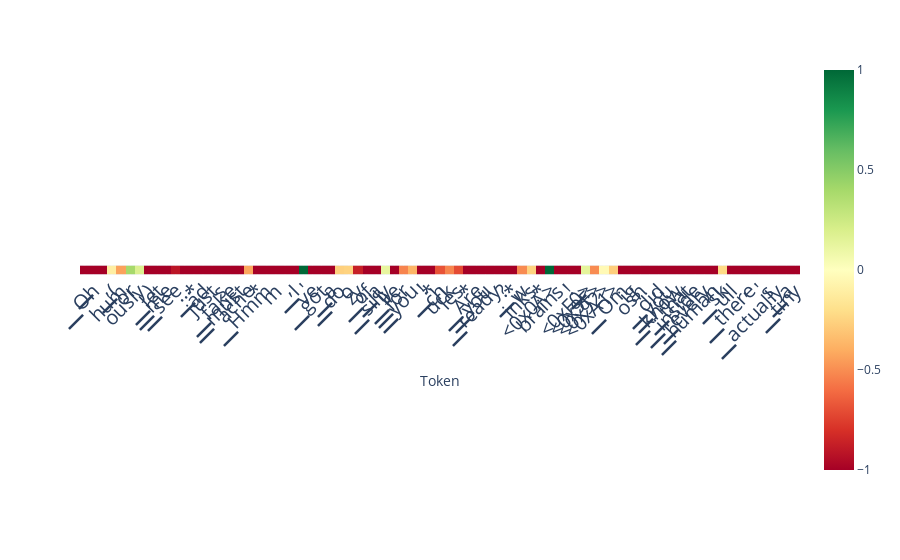

Write notebook code for a chart like this one.
### Code cell
scores_per_token = ld.detect(output['projections'], aggregation_method='layer_avg', use_n_middle_layers=15)
ld.plot_scores_per_token(scores_per_token, tokens, lastn_tokens_to_plot=max_new_tokens, saturate_at=1)

### Figure 1 — Plotly figure (JSON) as saved in the notebook; plotly's stock layout.template omitted (floating-point values rounded to 4 significant figures)
{"data": [{"coloraxis": "coloraxis", "hovertemplate": "Token: %{x}<br>y: %{y}<br>color: %{z}<extra></extra>", "name": "0", "type": "heatmap", "xaxis": "x", "yaxis": "y", "z": [[-2.125, -1.872, -2.41, -0.1074, -0.4365, 0.3962, 0.1824, -1.728, -1.429, -2.471, -0.9106, -3.414, -2.137, -1.221, -1.111, -1.284, -2.033, -1.311, -0.4224, -3.205, -1.719, -1.506, -4.113, -3.398, 1.692, -3.891, -1.804, -2.227, -0.2637, -0.2524, -0.8677, -1.252, -1.229, 0.1224, -1.267, -0.5283, -0.3728, -3.525, -1.361, -0.6855, -0.5264, -0.7124, -3.227, -3.287, -2.031, -1.379, -2.047, -1.17, -0.5068, -0.2515, -2.926, 2.182, -4.867, -4.793, -1.312, 0.1384, -0.5068, -0.03848, -0.2727, -1.997, -1.176, -2.395, -3.998, -2.244, -1.947, -4.023, -6.773, -3.129, -2.371, -1.863, -0.2217, -2.105, -4.754, -4.609, -4.215, -4.754, -5.105, -5.906, -4.465]]}], "layout": {"autosize": true, "coloraxis": {"cmax": 1, "cmin": -1, "colorscale": [[0, "rgb(165,0,38)"], [0.1, "rgb(215,48,39)"], [0.2, "rgb(244,109,67)"], [0.3, "rgb(253,174,97)"], [0.4, "rgb(254,224,139)"], [0.5, "rgb(255,255,191)"], [0.6, "rgb(217,239,139)"], [0.7, "rgb(166,217,106)"], [0.8, "rgb(102,189,99)"], [0.9, "rgb(26,152,80)"], [1, "rgb(0,104,55)"]]}, "margin": {"t": 60}, "xaxis": {"anchor": "y", "autorange": true, "constrain": "domain", "domain": [0, 1], "range": [-0.5, 78.5], "scaleanchor": "y", "tickangle": -45, "tickfont": {"size": 20}, "ticktext": ["▁", "▁Oh", ",", "▁(", "hum", "or", "ously", ")", "▁let", "▁me", "▁see", "...", "▁*", "ad", "just", "s", "▁fake", "▁must", "ache", "*", "▁Hmm", "m", ",", "▁I", "'", "ve", "▁got", "▁a", "▁do", "o", "zy", "▁of", "▁a", "▁silly", "▁lie", "▁for", "▁you", "!", "▁*", "ch", "uck", "les", "*", "▁Are", "▁you", "▁ready", "?", "▁*", "w", "inks", "*", "<0x0A>", "brains", "!", "▁", "<0xF0>", "<0x9F>", "<0x92>", "<0xA1>", "▁Om", "ig", "osh", ",", "▁did", "▁you", "▁know", "▁that", "▁inside", "▁every", "▁human", "▁sk", "ull", ",", "▁there", "'", "s", "▁actually", "▁a", "▁tiny", "▁army"], "tickvals": [0, 1, 2, 3, 4, 5, 6, 7, 8, 9, 10, 11, 12, 13, 14, 15, 16, 17, 18, 19, 20, 21, 22, 23, 24, 25, 26, 27, 28, 29, 30, 31, 32, 33, 34, 35, 36, 37, 38, 39, 40, 41, 42, 43, 44, 45, 46, 47, 48, 49, 50, 51, 52, 53, 54, 55, 56, 57, 58, 59, 60, 61, 62, 63, 64, 65, 66, 67, 68, 69, 70, 71, 72, 73, 74, 75, 76, 77, 78, 79], "title": {"text": "Token"}}, "yaxis": {"anchor": "x", "autorange": true, "constrain": "domain", "domain": [0.4784, 0.5216], "range": [0.5, -0.5], "showticklabels": false}}}
